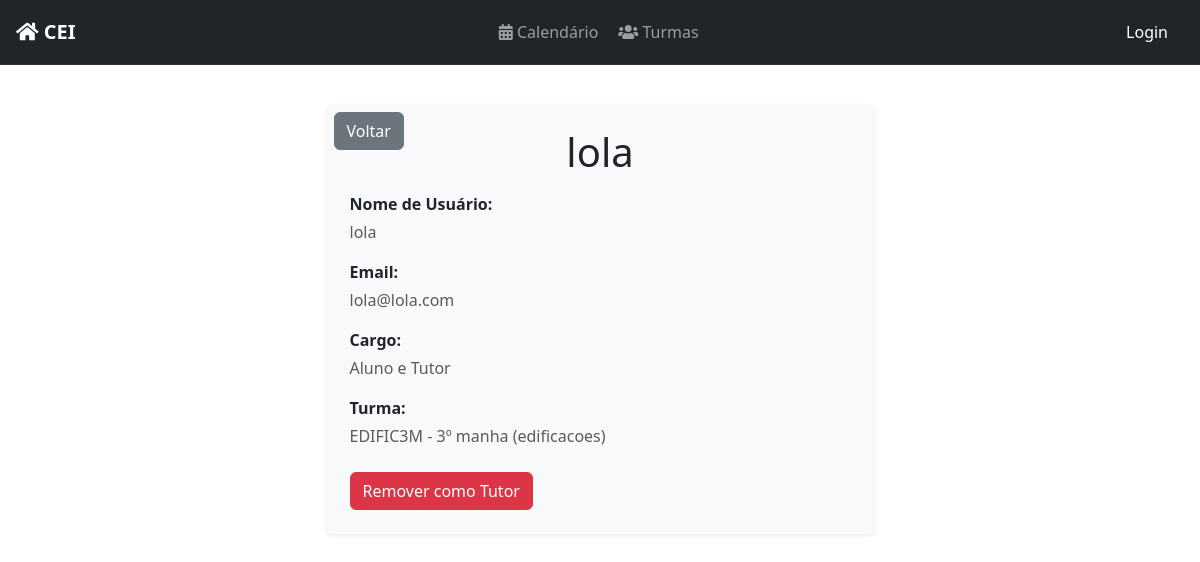
Page /user/16/ on the earlier database version.
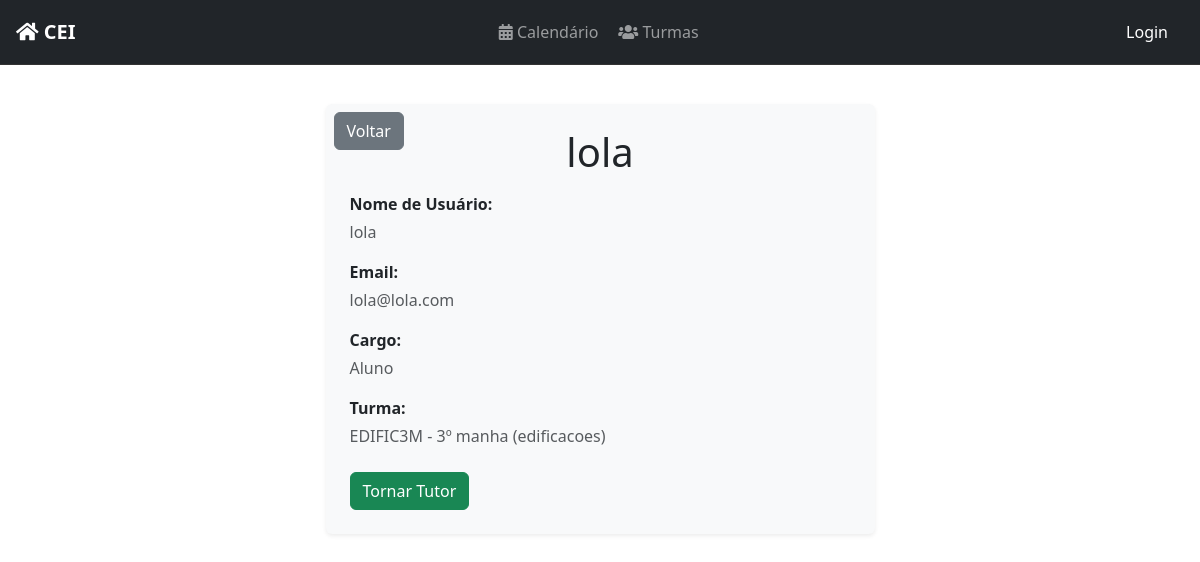
Same page on the later database version.
### profiles/models.py (models this page shows)
class CustomUser(AbstractUser):
    id = models.BigAutoField(primary_key=True)
    turma = models.ForeignKey('classes.Turma', on_delete=models.SET_NULL, blank=True, null=True)
    @property
    def cargo(self):
        if self.groups.filter(name="Tutor").exists():
            return "Aluno e Tutor"
        elif self.groups.filter(name="Discente").exists():
            return "Aluno"
        elif self.groups.filter(name="Docente").exists():
            return "Professor"
        return "Indefinido"
    @property
    def perfilturma(self):
        if self.groups.filter(name="Discente").exists() or self.groups.filter(name="Tutor").exists():
            return self.turma
        elif self.groups.filter(name="Docente").exists():
            return "Voce é professor :D"
        return "Indefinido"

### classes/models.py (models this page shows, shortened)
class Turma(models.Model):
    TURNO_CHOICES = [
        ('manha', 'Manhã'),
        ('tarde', 'Tarde'),
        ('noite', 'Noite'),
    ]
    CURSO_CHOICES = [
        ('edificacoes', 'Edificações'),
        ('informatica', 'Informática'),
        ('meio_ambiente', 'Meio Ambiente'),
        ('matematica', 'Matemática'),
    ]
    SERIE_CHOICES = [
        ('1', '1º Ano'),
        ('2', '2º Ano'),
        ('3', '3º Ano'),
        ('4', '4º Ano'),
    ]
    nome = models.CharField(max_length=8, unique=True)
    serie = models.CharField(max_length=1, choices=SERIE_CHOICES)
    turno = models.CharField(max_length=5, choices=TURNO_CHOICES)
    curso = models.CharField(max_length=15, choices=CURSO_CHOICES)
    def __str__(self):
        return f"{self.nome} - {self.serie}º {self.turno} ({self.curso})"

### profiles/views.py (the view, shortened to what this page needs)
# urls.py: path('user/<int:pk>/', UserDetailView.as_view(), name='user_detail'),
class UserDetailView(GroupRequiredMixin, LoginRequiredMixin, DetailView):
    group_required = [u"Docente", u"Administrador"]
    login_url = reverse_lazy('login')
    model = CustomUser
    template_name = "registration/user_detail.html"
    context_object_name = "user_detail"

### tasks/context_processors.py (called while the page is built)
def user_in_discente(request):
    if request.user.is_authenticated:
        return {'user_in_discente': request.user.groups.filter(name="Discente").exists()}
    return {'user_in_discente': False}

### profiles/templates/registration/user_detail.html (shortened to what this page needs)
{% extends 'base.html' %}
{% block content %}
<div class="container mt-4">
    <div class="row justify-content-center">
        <div class="col-md-8 col-lg-6 bg-light p-4 rounded shadow-sm position-relative">
            <a href="{% url 'turma_members' user_detail.turma.id %}"
               class="btn btn-secondary position-absolute top-0 start-0 mt-2 ms-2">
                Voltar
            </a>
            <h1 class="display-6 text-center mb-3">{{ user_detail.username }}</h1>
            <div class="mb-3">
                <p class="fw-bold mb-1">Nome de Usuário:</p>
                <p class="text-muted mb-0">{{ user_detail.username }}</p>
            </div>
            <div class="mb-3">
                <p class="fw-bold mb-1">Email:</p>
                <p class="text-muted mb-0">{{ user_detail.email }}</p>
            </div>
            <div class="mb-3">
                <p class="fw-bold mb-1">Cargo:</p>
                <p class="text-muted mb-0">{{ user_detail.cargo }}</p>
            </div>
            <div class="mb-3">
                <p class="fw-bold mb-1">Turma:</p>
                <p class="text-muted mb-0">{{ user_detail.perfilturma }}</p>
            </div>
            <div class="mt-4">
                <button type="button" class="btn {% if user_detail.cargo == "Aluno e Tutor" %}btn-danger{% else %}btn-success{% endif %}"
                        data-bs-toggle="modal"
                        data-bs-target="#confirmModal">
                    {% if user_detail.cargo == "Aluno e Tutor" %}
                        Remover como Tutor
                    {% elif user_detail.cargo == "Aluno" %}
                        Tornar Tutor
                    {% endif %}
                </button>
            </div>
        </div>
    </div>
</div>
{% endblock %}

Differences in the rows shown:
changed CustomUser "lola": cargo "Aluno e Tutor" → "Aluno"
Other differences:
text no longer shown: "Remover como Tutor"
text now shown: "Tornar Tutor"
